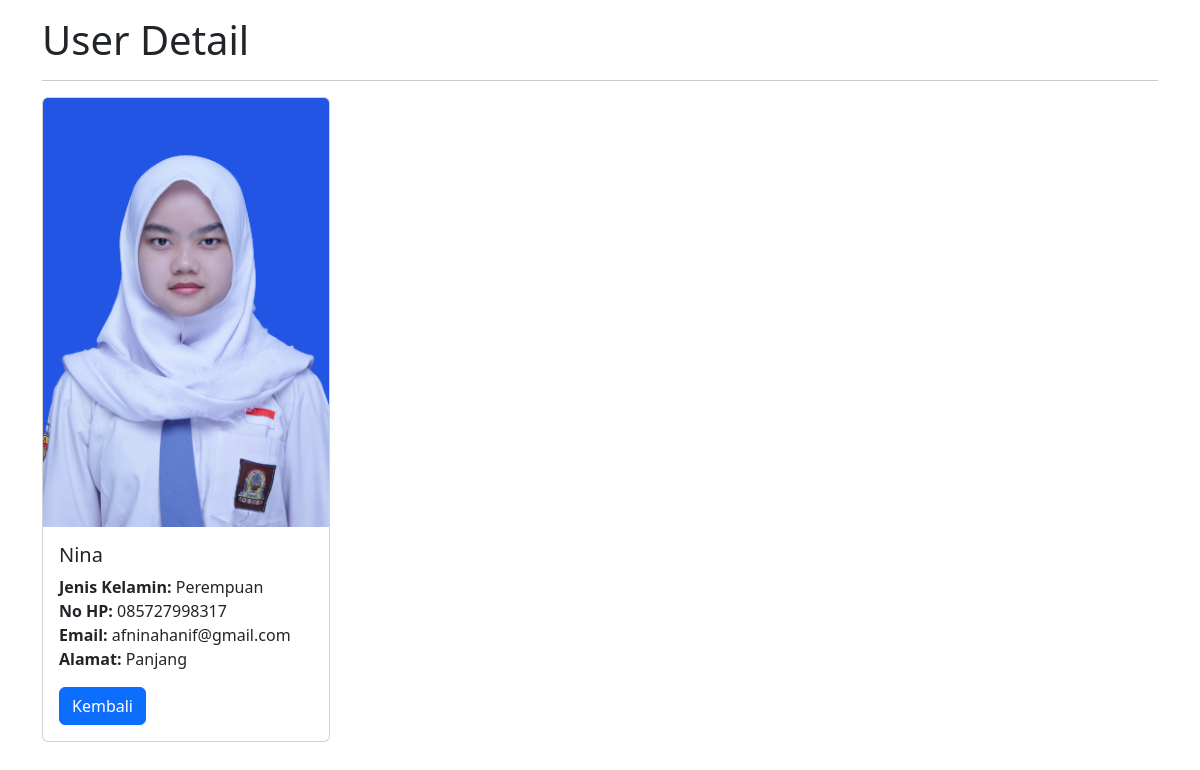
Page /php-crud/detail.php?id=18 on the committed database.
### tables this page shows
CREATE TABLE `tb_users` (
  `id` int(10) NOT NULL,
  `nama` varchar(255) NOT NULL,
  `alamat` varchar(255) NOT NULL,
  `nohp` char(13) NOT NULL,
  `jenis_kelamin` enum('Laki-laki','Perempuan') NOT NULL,
  `email` varchar(100) NOT NULL,
  `foto` varchar(355) NOT NULL
);

### php-crud/database.php (called while the page is built, shortened)
<?php
class Database
{
    public $host = 'localhost';
    public $username = 'root';
    public $password = '';
    public $database = 'db_php';
    public $connect;
    function __construct()
    {
        $this->connect = mysqli_connect($this->host, $this->username, $this->password);
        mysqli_select_db($this->connect, $this->database);
    }
    function editData($id)
    {
        $data = mysqli_query($this->connect, "SELECT * FROM tb_users WHERE id = '$id'");
        $rows = mysqli_fetch_all($data, MYSQLI_ASSOC);
        return $rows;
    }
}
?>

### php-crud/detail.php (the view, shortened to what this page needs)
<?php
include 'database.php';
$db = new Database;
$detail = $db->editData($_GET['id']);
?>
<html lang="en">
<head>
    <link href="https://cdn.jsdelivr.net/npm/bootstrap@5.3.3/dist/css/bootstrap.min.css" rel="stylesheet"
>
</head>
<body>
    <div class="container mt-3">
        <h1>User Detail</h1>
        <hr>
        <?php
        foreach ($detail as $dataUser) {
            ?>
            <div class="card" style="width: 18rem;">
                <img src="uploads/<?php echo $dataUser['foto']; ?>" class="card-img-top" alt="User Photo">
                <div class="card-body">
                    <h5 class="card-title"><?php echo $dataUser['nama']; ?></h5>
                    <p class="card-text">
                        <strong>Jenis Kelamin:</strong> <?php echo $dataUser['jenis_kelamin']; ?><br>
                        <strong>No HP:</strong> <?php echo $dataUser['nohp']; ?><br>
                        <strong>Email:</strong> <?php echo $dataUser['email']; ?><br>
                        <strong>Alamat:</strong> <?php echo $dataUser['alamat']; ?>
                    </p>
                    <a href="index.php" class="btn btn-primary">Kembali</a>
                </div>
            </div>
            <?php
        }
        ?>
    </div>
</body>
</html>

### rows in the picture
tb_users: foto (picture), nama "Nina", jenis_kelamin "Perempuan", nohp "085727998317", email "afninahanif@gmail.com", alamat "Panjang"
